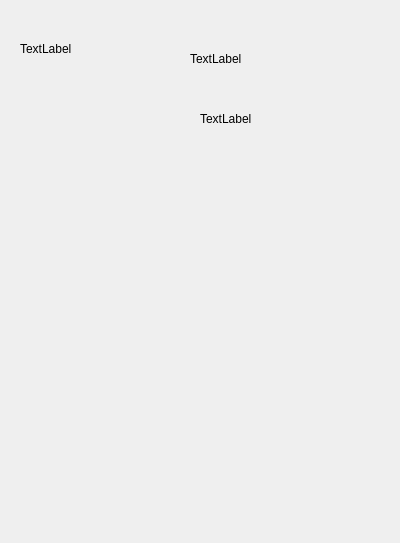
<?xml version="1.0" encoding="UTF-8"?>
<ui version="4.0">
 <class>LeftMenuBar</class>
 <widget class="QWidget" name="LeftMenuBar">
  <property name="geometry">
   <rect>
    <x>0</x>
    <y>0</y>
    <width>400</width>
    <height>543</height>
   </rect>
  </property>
  <property name="windowTitle">
   <string>Form</string>
  </property>
  <widget class="QLabel" name="labelLogo">
   <property name="geometry">
    <rect>
     <x>20</x>
     <y>40</y>
     <width>67</width>
     <height>17</height>
    </rect>
   </property>
   <property name="text">
    <string>TextLabel</string>
   </property>
  </widget>
  <widget class="QLabel" name="labelName">
   <property name="geometry">
    <rect>
     <x>190</x>
     <y>50</y>
     <width>67</width>
     <height>17</height>
    </rect>
   </property>
   <property name="text">
    <string>TextLabel</string>
   </property>
  </widget>
  <widget class="QLabel" name="labelVersion">
   <property name="geometry">
    <rect>
     <x>200</x>
     <y>110</y>
     <width>67</width>
     <height>17</height>
    </rect>
   </property>
   <property name="text">
    <string>TextLabel</string>
   </property>
  </widget>
 </widget>
 <resources/>
 <connections/>
</ui>
